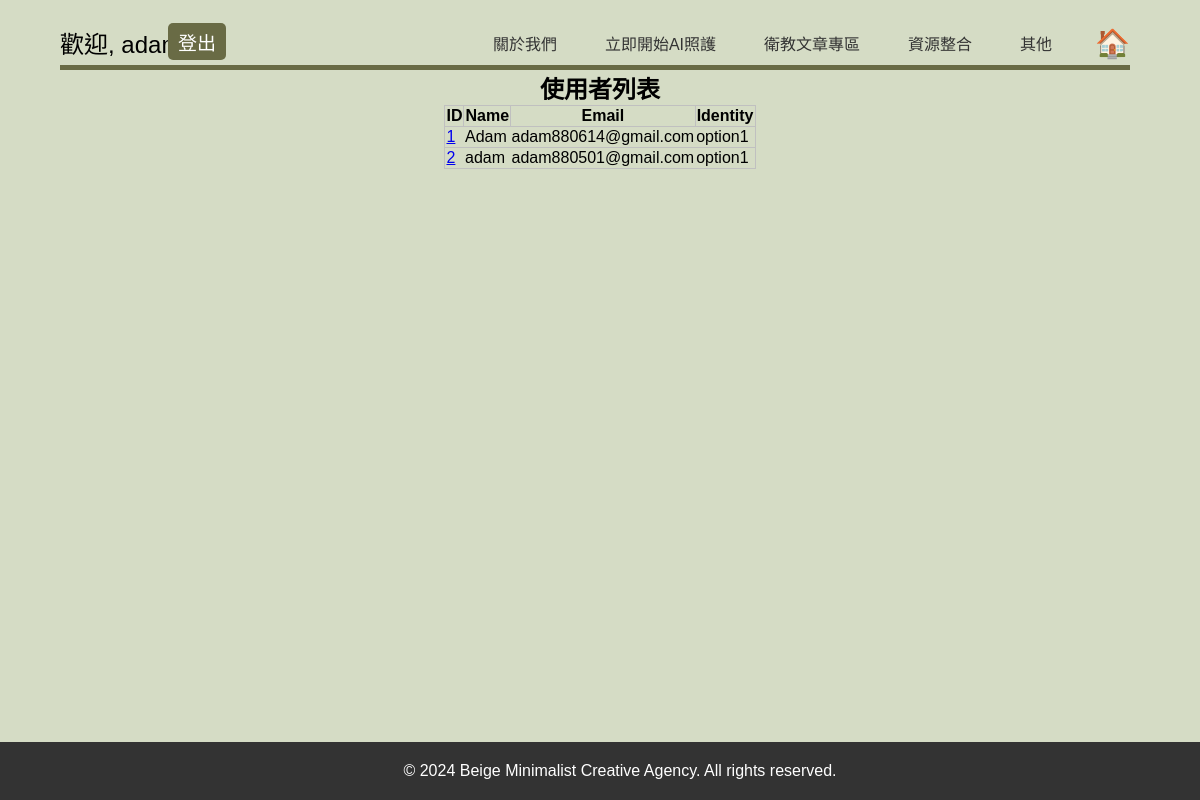
The app's page /crud/users (signed in) with its own data.
### apps/crud/models.py (models this page shows, shortened)
class User(db.Model, UserMixin):
    __tablename__ = "users"
    id = db.Column(db.Integer, primary_key = True)
    username = db.Column(db.String, index = True)
    email = db.Column(db.String, unique = True, index = False)
    password_hash = db.Column(db.String)
    identity = db.Column(db.String(50), server_default = "student")
    created_at = db.Column(db.DateTime, default = datetime.now)
    updated_at = db.Column(db.DateTime, default = datetime.now, onupdate = datetime.now)
    @property
    def password(self):
        raise AttributeError("無法加載")

### apps/crud/views.py (the view)
@crud.route("/users")
@login_required
def users():
    users = User.query.all()
    return render_template("crud/users.html", users = users)

### apps/crud/models.py (called while the page is built)
@login_manager.user_loader
def load_user(user_id):
    return User.query.get(user_id)

### apps/crud/templates/crud/users.html (shortened to what this page needs)
{% extends "crud/base.html" %}
{% block content%}
        <h2>使用者列表</h2>
        <table>
            <tr>
                <th>ID</th>
                <th>Name</th>
                <th>Email</th>
                <th>Identity</th>
            </tr>
            {% for user in  users %}
            <tr>
                <td>
                <a href="{{ url_for('crud.edit_user', user_id=user.id) }}">{{ user.id }}</a>
                </td>
                <td>{{ user.username }}</td>
                <td>{{ user.email }}</td>
                <td>{{ user.identity }}</td>
            </tr>
            {% endfor %}
        </table>
{% endblock %}

### apps/crud/templates/crud/base.html (shortened to what this page needs)
<!DOCTYPE html>
<html lang="zh-TW">
<head>
    <link rel="stylesheet" href="{{ url_for('crud.static', filename='style.css') }}">
</head>
<body>
    <header>
        {% if current_user.is_authenticated %}
            <a class="loginmessage">歡迎, {{ current_user.username }}!</a>
            <a href="{{ url_for('auth.logout') }}" class="logout-button">登出</a>
        {% else %}
            <a href="{{ url_for('auth.login') }}" class="login-button">註冊/登入</a>
        {% endif %}
        <nav>
            <a href="{{ url_for('crud.display_us_file')}}"  data-content="關於我們">關於我們</a>
            <a href="{{ url_for('crud.example')}}" data-content="立即開始AI照護">立即開始AI照護</a>
            <a href="{{ url_for('crud.articles')}}" data-content="衛教文章專區">衛教文章專區</a>
            <a href="#" data-content="資源整合">資源整合</a>
            <a href="#" data-content="其他">其他</a>
            <a href="{{ url_for('crud.nccu') }}" id="home-button"></a>
        </nav>
    </header>
    {% block content %}{% endblock %}
    <footer>
        &copy; 2024 Beige Minimalist Creative Agency. All rights reserved.
    </footer>
</body>
</html>

### apps/crud/static/style.css (style rules this page uses)
body { font-family: Arial, sans-serif; background-color: #D5DCC5; margin: 0; padding: 0; }
body h2 { text-align: center; margin: 0 auto; }
header { background-color: #D5DCC5; padding: 10px; height: 50px; display: flex; justify-content: space-between; align-items: flex-end; justify-content: flex-start; box-shadow: none; position: relative; }
header::after { content: ""; position: absolute; bottom: 0; left: 5%; width: calc(90% - 10px); height: 5px; background-color: #696B45; }
.loginmessage { display: inline-block; font-size: 24px; position: absolute; left: 5%; }
.logout-button { display: inline-block; font-size: 19px; background-color: #696B45; color: white; padding: 5px 10px; text-decoration: none; border-radius: 5px; position: absolute; left: 14%; }
nav { display: flex; gap: 18px; position: absolute; right: 5%; align-items: center; }
nav a { text-decoration: none; color: #333; font-size: 16px; display: inline-block; padding: 10px 15px; line-height: 10px; transition: font-size 0.3s ease; }
#home-button { font-size: 24px; text-decoration: none; color: #333; display: inline-block; padding: 10px; position: relative; }
#home-button::before { content: "\1F3E0"; font-size: 28px; }
table { border-collapse: collapse; margin: 0 auto; }
table, th, tr { border: 1px solid #c0c0c0; }
footer { background-color: #333; color: white; text-align: center; padding: 20px; position: fixed; bottom: 0; width: 100%; }

### records on screen
User: username "adam", id "2", email "adam880501@gmail.com", identity "option1"
User: id "1", username "Adam", email "adam880614@gmail.com", identity "option1"
